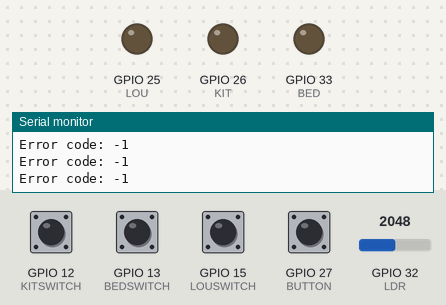
A program run on a simulated ESP32. Parts: output pins drawn as LEDs (lit = HIGH), the last lines printed to the serial monitor. Inputs (shaded band) come from the test bench; at power-on: GPIO 12 (KITSWITCH), GPIO 13 (BEDSWITCH), GPIO 15 (LOUSWITCH), GPIO 27 (BUTTON) HIGH, GPIO 32 (LDR) = 2048. WiFi joins after 1.5 s; servers stay silent unless stated; uploads are accepted with an empty reply.

Above: at 2.7 s.
2.8 s: GPIO 27 (BUTTON) pulled LOW for 0.15 s
4.4 s: GPIO 32 (LDR) set to 1929
5.9 s: GPIO 32 (LDR) set to 1857
At 6.4 s:
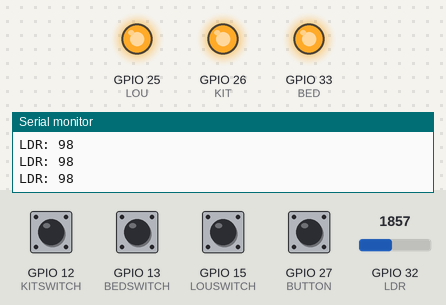
7.4 s: GPIO 27 (BUTTON) pulled LOW for 1 s
9.9 s: GPIO 27 (BUTTON) driven LOW
11.4 s: GPIO 27 (BUTTON) pulsed HIGH 2 times (0.12 s each, 0.3 s apart)
Timing chart, 0 to 14.4 s (numbered marks = the images above; inputs shaded):
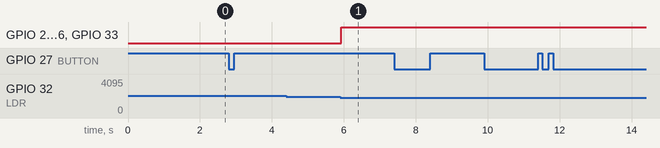

Measured:
- the behaviour switches between 1887 and 1886 on GPIO 32 (LDR) (found by bisection; images 0 and 1)
- after the input at 5.9 s, GPIO 25 (LOU), GPIO 26 (KIT), GPIO 33 (BED): LOW → HIGH at once

The program:

main.cpp
```cpp
#include <Arduino.h>
#include "http.h"
#include "FS.h"
//simulator switch
#include <Bounce2.h>
#define BUTTON 27
Bounce debouncer = Bounce();

#define BED 33 // room 0
#define BEDSWITCH 13

#define KIT 26 // room 1
#define KITSWITCH 12

#define LOU 25 // room 2
#define LOUSWITCH 15

#define LDR 32

int bed_mode = 2;
int kit_mode = 2;
int lou_mode = 2;

bool bed_on = false;
bool kit_on = false;
bool lou_on = false;

int bed_brightness = 255;
int kit_brightness = 255;
int lou_brightness = 255;

int ldr = 255;

void bed_control(void *param){
    int bed_on_last = 50;
    int bed_on_current = 50;
    while(1) {
        if (bed_mode == 0) {
            if (ldr <= 100) {
                ledcWrite(0, bed_brightness);
                bed_on = true;
            }
            else {
                ledcWrite(0, 0);
                bed_on = false;
            }
        }
        else if (bed_mode == 1) {
            bed_on_current = touchRead(BEDSWITCH);
            if (bed_on_current - bed_on_last < -20) {
                bed_on = !bed_on;
                if (bed_on) {
                    ledcWrite(0, bed_brightness);
                }
                else {
                    ledcWrite(0, 0);
                }
            }
            bed_on_last = bed_on_current;
        }
        vTaskDelay(25/portTICK_PERIOD_MS);
    }
}

void kit_control(void *param){
    int kit_on_last = 50;
    int kit_on_current = 50;
    while(1) {
        if (kit_mode == 0) {
            if (ldr <= 100) {
                ledcWrite(1, kit_brightness);
                kit_on = true;
            }
            else {
                ledcWrite(1, 0);
                kit_on = false;
            }
        }
        else if (kit_mode == 1) {
            kit_on_current = touchRead(KITSWITCH);
            if (kit_on_current - kit_on_last < -20) {
                kit_on = !kit_on;
                if (kit_on) {
                    ledcWrite(1, kit_brightness);
                }
                else {
                    ledcWrite(1, 0);
                }
            }
            kit_on_last = kit_on_current;
        }
        vTaskDelay(25/portTICK_PERIOD_MS);
    }
}

void lou_control(void *param){
    int lou_on_last = 50;
    int lou_on_current = 50;
    while(1) {
        if (lou_mode == 0) {
            if (ldr <= 100) {
                ledcWrite(2, lou_brightness);
                bed_on = true;
            }
            else {
                ledcWrite(2, 0);
                bed_on = false;
            }
        }
        else if (lou_mode == 1) {
            lou_on_current = touchRead(LOUSWITCH);
            if (lou_on_current - lou_on_last < -20) {
                lou_on = !lou_on;
                if (lou_on) {
                    ledcWrite(2, lou_brightness);
                }
                else {
                    ledcWrite(2, 0);
                }
            }
            lou_on_last = lou_on_current;
        }
        vTaskDelay(25/portTICK_PERIOD_MS);
    }
}

void Read_LDR(void *param) {
    while(1){
        if (bed_mode == 0 || kit_mode == 0 || lou_mode == 0) {
            ldr = map(analogRead(LDR),500,4000,0,255);
            Serial.println("LDR: " + String(ldr));
        }
        vTaskDelay(25/portTICK_PERIOD_MS);
    }
}

void BTN(void *param) {
    while(1){
        //simulator switch
        debouncer.update();
        if (debouncer.fell() && bed_mode == 2) {
            bed_mode = 0;
            kit_mode = 0;
            lou_mode = 0;
            Serial.println("Mode: AUTO");
        }
        else if (debouncer.fell() && bed_mode == 0) {
            bed_mode = 1;
            kit_mode = 1;
            lou_mode = 1;
            Serial.println("Mode: HARDWARE");
        }
        else if (debouncer.fell() && bed_mode == 1) {
            bed_mode = 2;
            kit_mode = 2;
            lou_mode = 2;
            Serial.println("Mode: SOFTWARE");
        }
        vTaskDelay(25/portTICK_PERIOD_MS);
    }
}

void setup(){
    Serial.begin(115200);
    Connect_Wifi();
    ledcSetup(0, 5000, 8);
    ledcAttachPin(BED, 0);
    ledcSetup(1, 5000, 8);
    ledcAttachPin(KIT, 1);
    ledcSetup(2, 5000, 8);
    ledcAttachPin(LOU, 2);
    //simulator switch
    debouncer.attach(BUTTON, INPUT_PULLUP);
    debouncer.interval(25);

    xTaskCreatePinnedToCore(Read_LDR, "Read_LDR", 20000, NULL, 1, NULL, 0);
    xTaskCreatePinnedToCore(bed_control, "bed_control", 20000, NULL, 1, NULL, 0);
    xTaskCreatePinnedToCore(kit_control, "kit_control", 20000, NULL, 1, NULL, 0);
    xTaskCreatePinnedToCore(lou_control, "lou_control", 20000, NULL, 1, NULL, 0);
    xTaskCreatePinnedToCore(BTN, "BTN", 20000, NULL, 1, NULL, 0);
    xTaskCreatePinnedToCore(HTTP, "HTTP", 20000, NULL, 1, NULL, 1);
}

void loop(){
}
```

http.h
```cpp
#include <Arduino.h>
#include <HTTPClient.h>
#include <ArduinoJson.h>

const String baseUrl = "https://ecourse.cpe.ku.ac.th/exceed12/";

extern int bed_mode;
extern int kit_mode;
extern int lou_mode;

extern bool bed_on;
extern bool kit_on;
extern bool lou_on;

extern int bed_brightness;
extern int kit_brightness;
extern int lou_brightness;

extern int ldr;

void Connect_Wifi()
{
    WiFi.begin("ติ๊งต่าง", "87654321");
    Serial.println("Connecting to WiFi..");
    while (WiFi.status() != WL_CONNECTED)
    {
        delay(500);
        Serial.print(".");
    }
    Serial.print("OK! IP=");
    Serial.println(WiFi.localIP());
}

void GET_value(int name)
{
    DynamicJsonDocument doc(2048);
    const String url = baseUrl + "getdata/" + String(name);
    HTTPClient http;
    http.begin(url);
    int httpResponseCode = http.GET();

    if (httpResponseCode >= 200 && httpResponseCode < 300)
    {
        Serial.print("HTTP ");
        Serial.println(httpResponseCode);
        String payload = http.getString();
        deserializeJson(doc, payload);
        if (name == 0) {
            bed_mode = doc["mode"].as<int>();
            bed_on = doc["is_on"].as<bool>();
            bed_brightness = doc["brightness"].as<int>() * 85;
        } else if (name == 1) {
            kit_mode = doc["mode"].as<int>();
            kit_on = doc["is_on"].as<bool>();
            kit_brightness = doc["brightness"].as<int>() * 85;
        } else if (name == 2) {
            lou_mode = doc["mode"].as<int>();
            lou_on = doc["is_on"].as<bool>();
            lou_brightness = doc["brightness"].as<int>() * 85;
        }
    }
    else
    {
        Serial.print("Error code: ");
        Serial.println(httpResponseCode);
    }
}

void PUT_sensor(int name, int sensor_status)
{
    const String url = baseUrl + "update/sensor/" + String(name) + "/" + String(sensor_status);
    HTTPClient http;
    http.begin(url);
    int httpResponseCode = http.PUT("");
    if (httpResponseCode >= 200 && httpResponseCode < 300)
    {
        Serial.print("Done!!");
    }
    else
    {
        Serial.print("Error code: ");
        Serial.println(httpResponseCode);
    }
}

void PUT_on_off(int name, bool is_on) {
    const String url = baseUrl + "update/on_off/" + String(name) + "/" + String(is_on);
    HTTPClient http;
    http.begin(url);
    int httpResponseCode = http.PUT("");
    if (httpResponseCode >= 200 && httpResponseCode < 300)
    {
        Serial.print("Done!!");
    }
    else
    {
        Serial.print("Error code: ");
        Serial.println(httpResponseCode);
    }
}

void HTTP(void *param){
    while (1)
    {
        GET_value(0);
        GET_value(1);
        GET_value(2);
        if (bed_mode == 0) {
            PUT_sensor(0, ldr);
        }
        if (kit_mode == 0) {
            PUT_sensor(1, ldr);
        }
        if (lou_mode == 0) {
            PUT_sensor(2, ldr);
        }

        if (bed_mode == 1) {
            PUT_on_off(0, bed_on);
        }
        if (kit_mode == 1) {
            PUT_on_off(1, kit_on);
        }
        if (lou_mode == 1) {
            PUT_on_off(2, lou_on);
        }

        vTaskDelay(25/portTICK_PERIOD_MS);
    }
}
```
